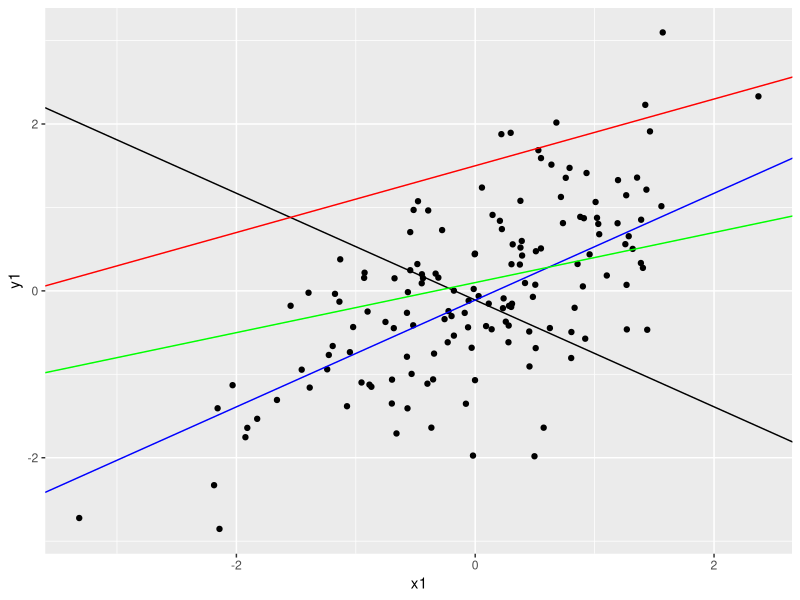
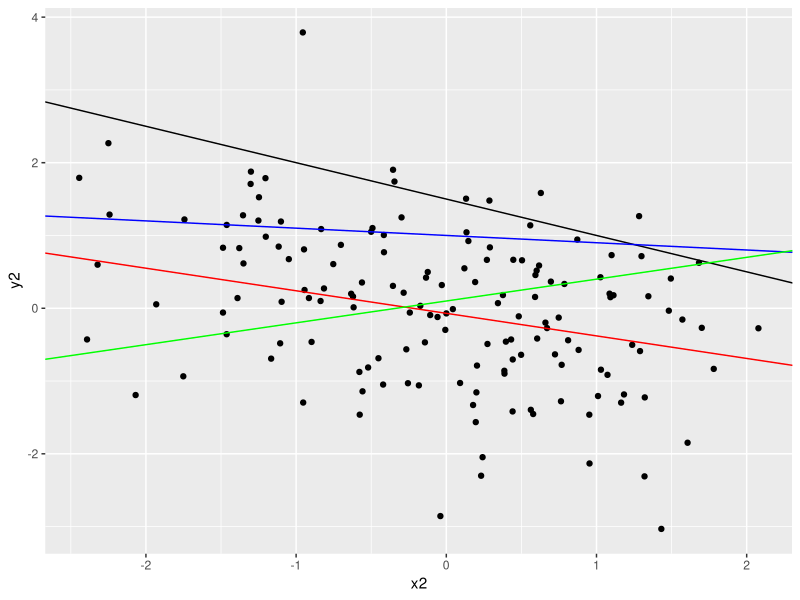
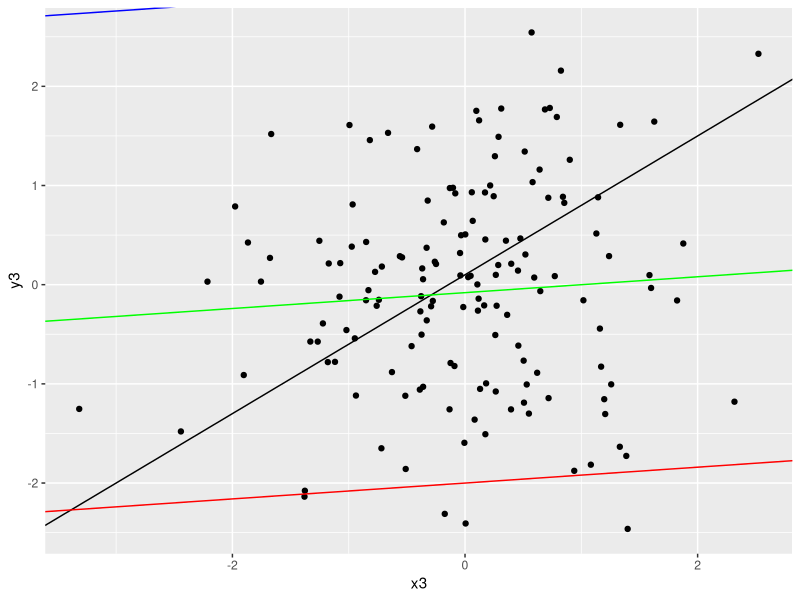
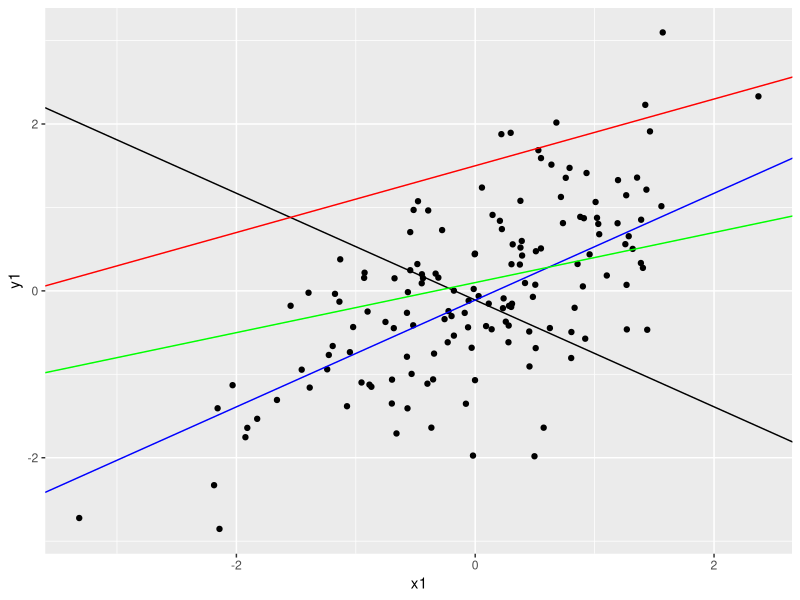
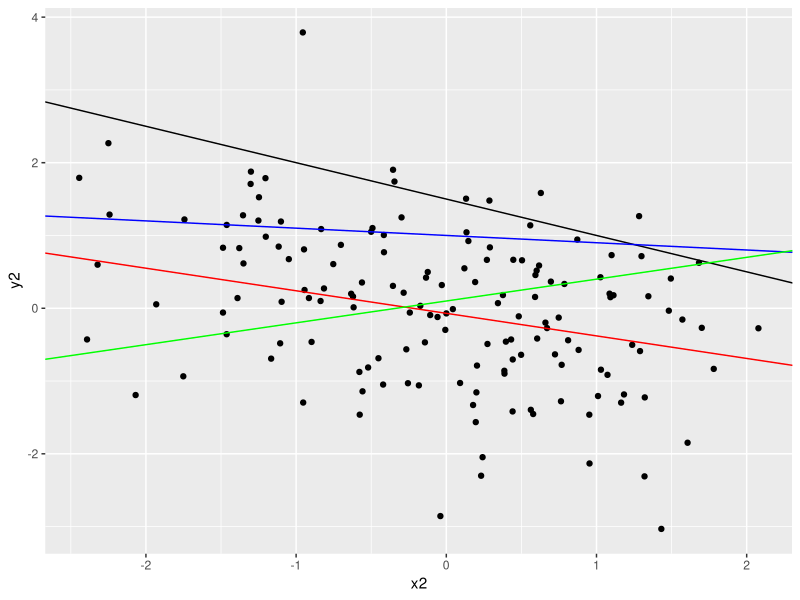
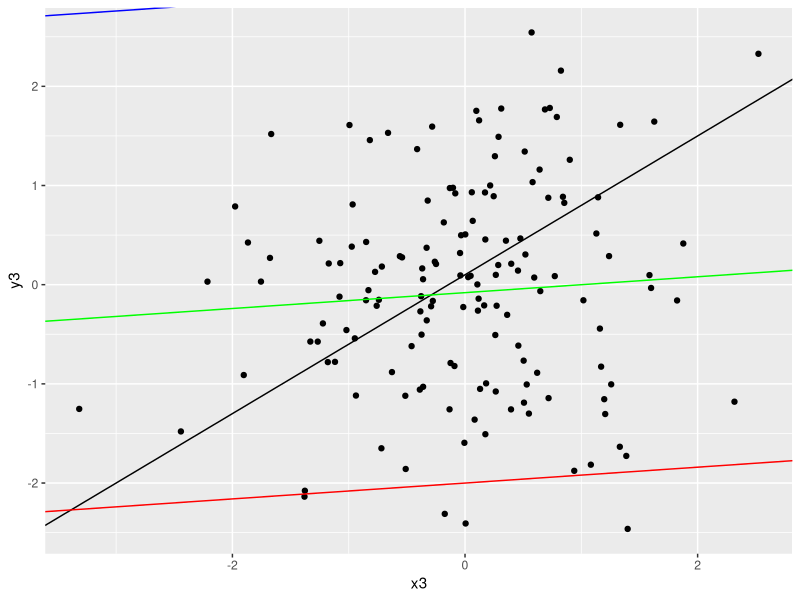

These figures' R source, in order:
## ---- chunk 1
library(MASS)
mu <- c(0,0)
Sigma <- matrix(c(1.0, 0.6,
                  0.6, 1.0), byrow = T, ncol = 2)

rawvars <- mvrnorm(n=10000, mu=mu, Sigma=Sigma)

df <- rawvars[sample(nrow(rawvars), 150),]


Sigma2 <- matrix(c(1.0, -0.4,
                  -0.4, 1.0), byrow = T, ncol = 2)

rawvars2 <- mvrnorm(n=10000, mu=mu, Sigma=Sigma2)

df2 <- rawvars2[sample(nrow(rawvars2), 150),]


Sigma3 <- matrix(c(1.0, 0,
                  0, 1.0), byrow = T, ncol = 2)

rawvars3 <- mvrnorm(n=10000, mu=mu, Sigma=Sigma3)

df3 <- rawvars3[sample(nrow(rawvars3), 150),]


res <- data.frame(df, df2, df3)
colnames(res) <- c("x1", "y1","x2", "y2","x3", "y3")
## ---- chunk 2
library(tidyverse)
ggplot(res, aes(x = x1, y = y1)) +
  geom_point() +
  geom_abline(slope = -0.64, intercept = -0.11) +
  geom_abline(slope = 0.4, intercept = 1.5, col = "red") +
  geom_abline(slope = 0.64, intercept = -0.11, col = "blue") + #correct
  geom_abline(slope = 0.3, intercept = 0.1, col = "green") -> p1

ggsave(filename = "../docs/quiz_images/bestfit1.png",plot = p1)

p1
## ---- chunk 3
ggplot(res, aes(x = x2, y = y2)) +
  geom_point() +
  geom_abline(slope = -0.5, intercept = 1.5) +
  geom_abline(slope = -0.31, intercept = -0.07, col = "red") + #correct
  geom_abline(slope = -.1, intercept = 1, col = "blue") +
  geom_abline(slope = 0.3, intercept = 0.1, col = "green") -> p2

ggsave(filename = "../docs/quiz_images/bestfit2.png",plot = p2)

p2
## ---- chunk 4
ggplot(res, aes(x = x3, y = y3)) +
  geom_point() +
  geom_abline(slope = 0.7, intercept = .1) +
  geom_abline(slope = 0.08, intercept = -2, col = "red") +
  geom_abline(slope = 0.08, intercept = 3, col = "blue") +
  geom_abline(slope = 0.08, intercept = -0.08, col = "green") -> p3 #correct 

ggsave(filename = "../docs/quiz_images/bestfit3.png",plot = p3)

p3
